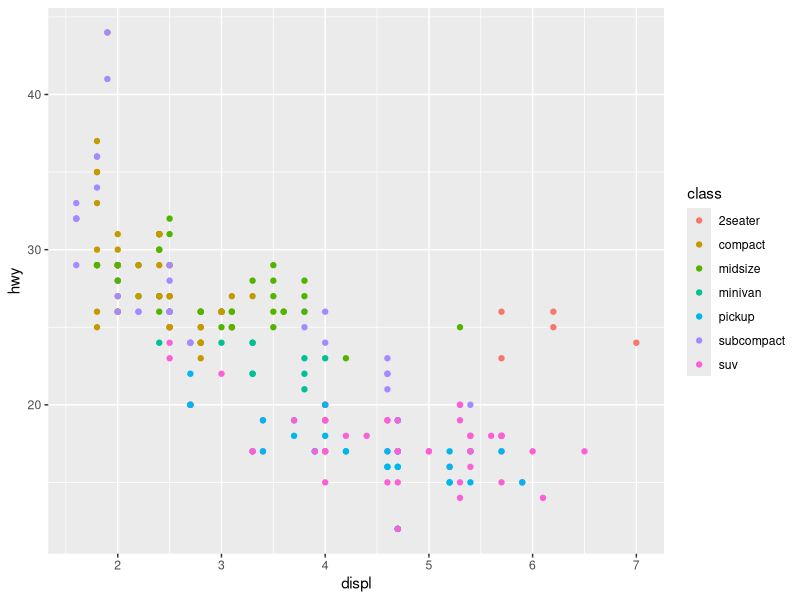
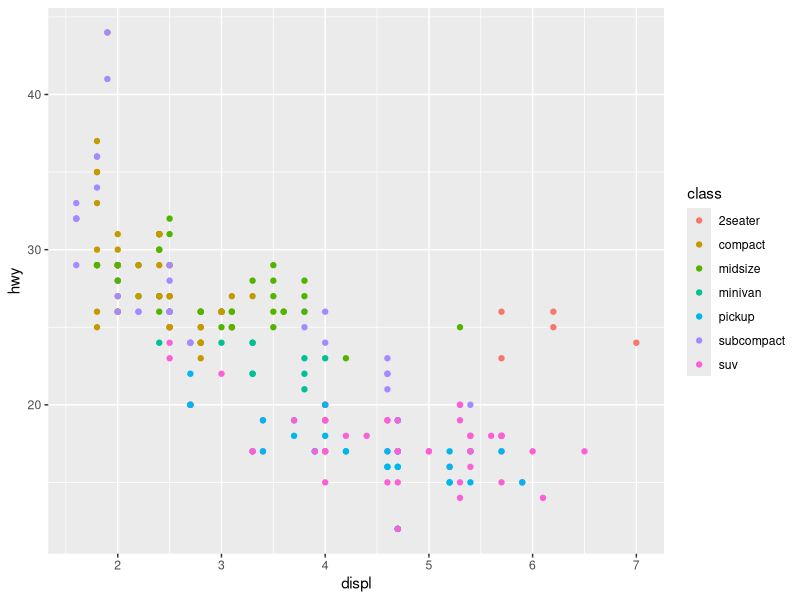
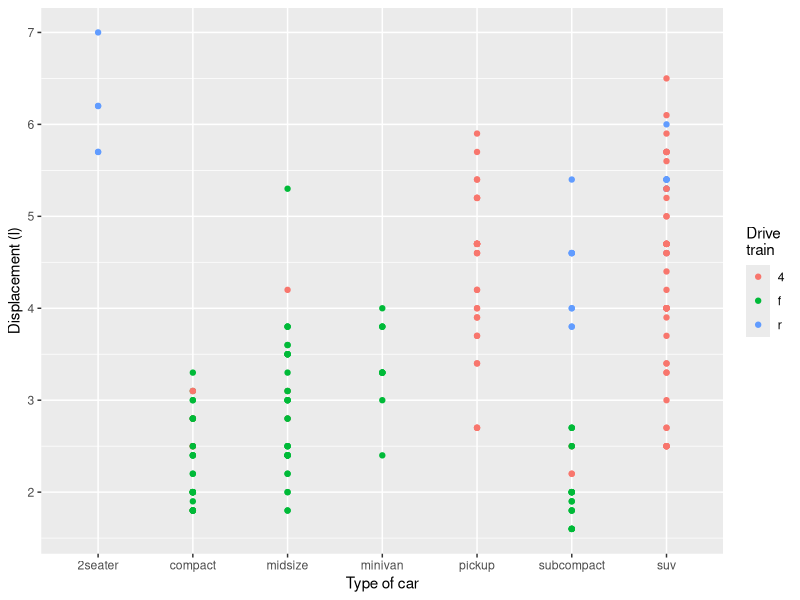
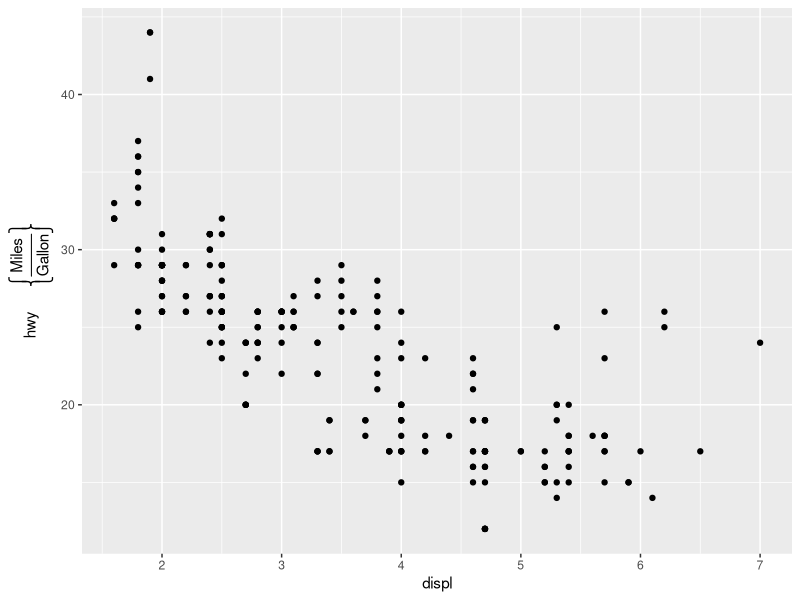
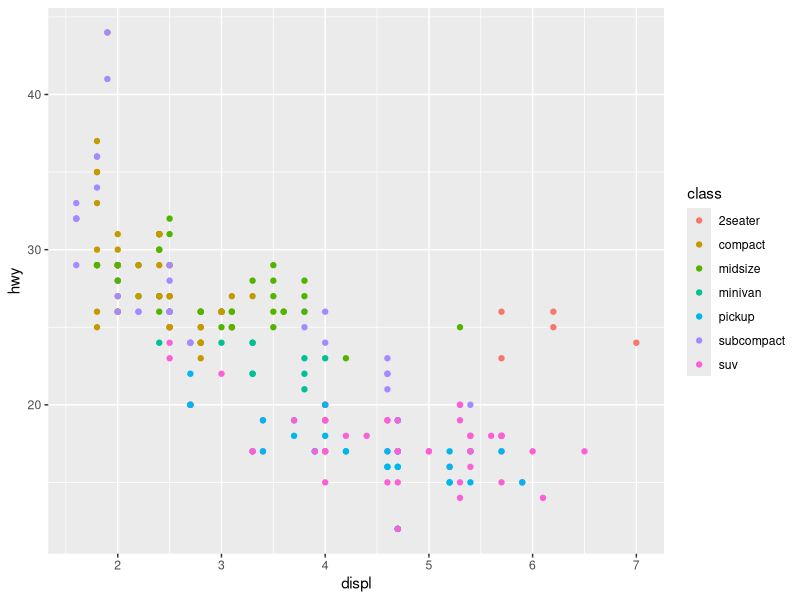
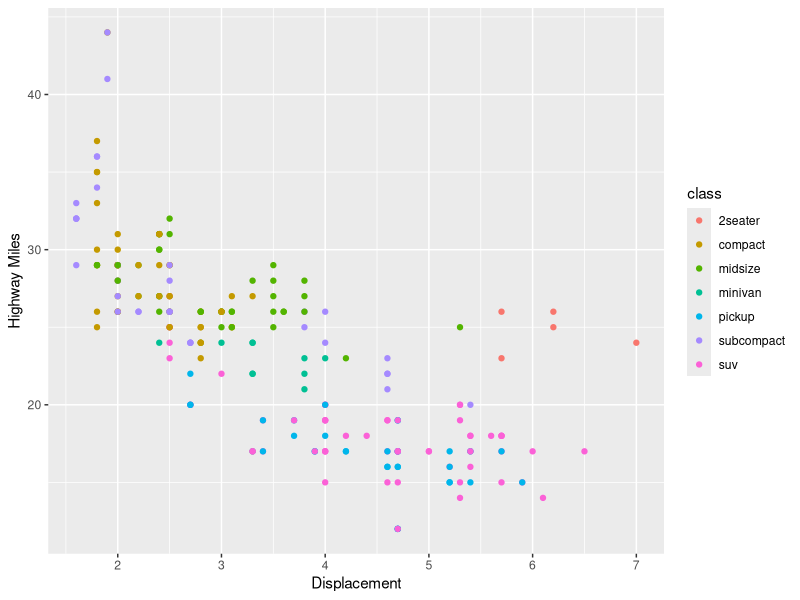
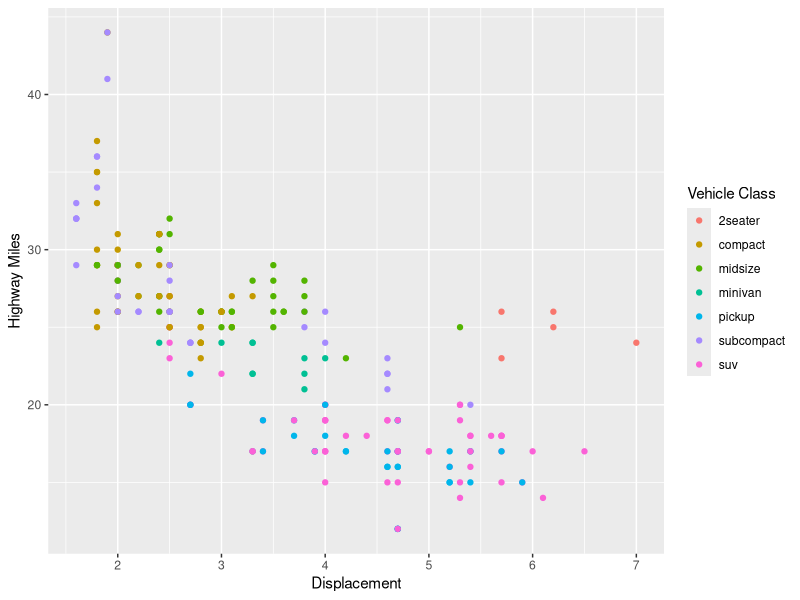
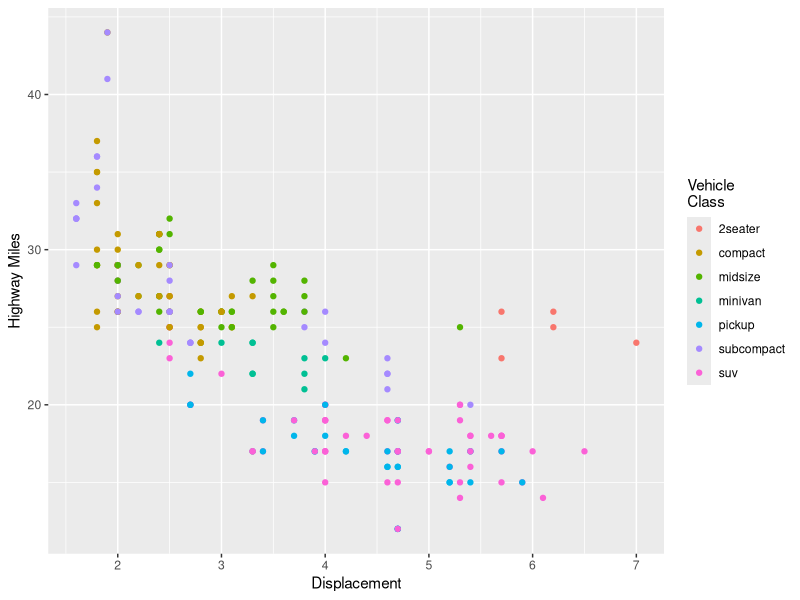

R code for these plots, in order:
## ---- chunk 1
knitr::opts_chunk$set(echo = TRUE)
library(ggplot2)
## ---- chunk 2
ggplot(mpg, aes(displ, hwy)) + 
  geom_point(aes(color = class))

## ---- chunk 3
ggplot(mpg, aes(x = displ, y = hwy)) +
  geom_point(aes(color = class)) +
  scale_x_continuous() +
  scale_y_continuous() +
  scale_color_discrete()
## ---- chunk 4
ggplot(mpg, aes(y = displ, x = class)) +
  scale_y_continuous("Displacement (l)") +
  scale_x_discrete("Car type") +
  scale_x_discrete("Type of car") +
  scale_color_discrete() +
  geom_point(aes(colour = drv)) +
  scale_color_discrete("Drive\ntrain")
## ---- chunk 5
ggplot(mpg, aes(displ, hwy)) +
  geom_point() +
  scale_y_continuous(quote(hwy~~phantom(1)~~bgroup("{",frac(Miles,Gallon),"}")))
## ---- chunk 6
ggplot(mpg,aes(displ,hwy, color = class)) +
  geom_point()
## ---- chunk 7
ggplot(mpg,aes(displ,hwy, color = class)) +
  geom_point() +
  scale_x_continuous("Displacement") +
  scale_y_continuous("Highway Miles")
## ---- chunk 8
ggplot(mpg,aes(displ,hwy, color = class)) +
  geom_point() +
  scale_x_continuous("Displacement") +
  scale_y_continuous("Highway Miles") +
  scale_color_discrete("Vehicle Class")
## ---- chunk 9
ggplot(mpg,aes(displ,hwy, color = class)) +
  geom_point() +
  scale_x_continuous("Displacement") +
  scale_y_continuous("Highway Miles") +
  scale_color_discrete("Vehicle\nClass")
## ---- chunk 10
ggplot(mpg,aes(displ,hwy, color = class)) +
  geom_point() +
  xlab("Displacement") +
  ylab("Highway Miles") +
  scale_color_discrete("Vehicle\nClass")
## ---- chunk 11
ggplot(mpg,aes(displ,hwy, color = class)) +
  geom_point() +
  labs(x = "Displacement", y = "Highway Miles", color = "Vehicle\nClass")
## ---- chunk 12
ggplot(mpg, aes(displ, hwy, color = class)) +
  geom_point() +
  scale_x_continuous(breaks = c(1.5, 2.5, 3.5, 4.5, 5.5, 6.5))
## ---- chunk 13
ggplot(mpg, aes(displ, hwy, color = class)) +
  geom_point() +
  scale_x_continuous(breaks = c(1.5, 2.5, 3.5, 4.5, 5.5, 6.5),
                     labels = c("1.5 lit.", "B", "C", "D", "E", "F"))
## ---- chunk 14
ggplot(mpg,aes(displ,hwy, color = class)) +
  geom_point() +
  scale_color_discrete(labels = c("1", "2", "3", "4", "5", "6", "7")) +
  scale_x_continuous(limits = c(0, 7),
                     breaks = c(0:7))
## ---- chunk 15
ggplot(mpg,aes(displ,hwy, color = class)) +
  geom_point() +
  scale_x_continuous(NULL, breaks = NULL, labels = NULL) +
  scale_y_continuous(NULL, breaks = NULL, labels = NULL) +
  scale_color_discrete(NULL, labels = NULL)
## ---- chunk 16

set.seed(123456)
d1 <- diamonds[sample(nrow(diamonds), 100),]

ggplot(d1, aes(clarity, price)) +
  geom_point(alpha = 1/2)
## ---- chunk 17
ggplot(d1, aes(clarity,price)) +
  geom_point(alpha = 1/2) +
  scale_y_continuous(labels = scales::comma_format())
## ---- chunk 18
ggplot(d1, aes(clarity, price)) +
  geom_point(alpha = 1/2) +
  scale_y_continuous(labels = scales::dollar_format(prefix = "$"))
## ---- chunk 19
mydata <- data.frame(p = 1:3, q = 1:3, r = c("a","b","c"))

ggplot(mydata, aes(p, q)) +
  geom_point(size = 4) +
  geom_point(aes(color = r), size = 2)
## ---- chunk 20
ggplot(mydata, aes(p, q)) +
  geom_point(size = 4, show.legend = TRUE) + 
  geom_point(aes(color = r), size = 2)

## ---- chunk 21
ggplot(mydata, aes(p,q)) +
  geom_point(aes(fill = r),
             color = "black",
             shape = 21,
             size = 2) + 
  theme_minimal()
## ---- chunk 22
ggplot(mydata, aes(p,q)) +
  geom_point(aes(color = r), size = 4) +
  ggtitle("Legends at the top") +
  theme(legend.position = "top") 
## ---- chunk 23
ggplot(mydata, aes(p,q)) +
  geom_point(aes(color = r), size = 4) +
  ggtitle("Legends at the bottom") +
  theme(legend.position = "bottom")
## ---- chunk 24
ggplot(mydata, aes(p,q)) +
  geom_point(aes(color = r), size = 4) +
  ggtitle("Legends on left") +
  theme(legend.position = "left")
## ---- chunk 25
ggplot(mydata, aes(p,q)) +
  geom_point(aes(color = r), size = 4) +
  ggtitle("No legends") +
  theme(legend.position = "none")
## ---- chunk 26
ggplot(mydata, aes(p,q)) +
  geom_point(aes(color = r), size = 4) +
  theme(legend.position = c(1, 0.5))
## ---- chunk 27
ggplot(mydata, aes(p,q)) +
  geom_point(aes(color = r), size = 4) +
  theme(legend.position = c(0.9, 0.5), 
        legend.margin = margin(t = 0,
                               r = 0,
                               b = 0,
                               l = 0,
                               "mm"),
        legend.background = element_blank()) +
  scale_color_discrete(NULL, labels = NULL)
## ---- chunk 28
ggplot(mydata, aes(p, q)) +
  geom_point(aes(color = r), size = 4) +
  theme(legend.direction = "horizontal")

## ---- chunk 29
ggplot(d1, aes(carat, price)) +
  geom_point(aes(color = clarity)) +
  guides(color = guide_legend(ncol = 3))
## ---- chunk 30
ggplot(d1, aes(carat, price)) +
  geom_point(aes(color = clarity)) +
  guides(color = guide_legend(ncol = 3, byrow = TRUE))
## ---- chunk 31
ggplot(d1, aes(carat, price)) +
  geom_point(aes(color = clarity)) +
  guides(color = guide_legend(ncol = 3, byrow = TRUE, reverse = TRUE))
## ---- chunk 32
ggplot(d1, aes(carat, price)) +
  geom_point(aes(color = clarity), alpha = 0.4)
## ---- chunk 33
ggplot(d1, aes(carat, price)) +
  geom_point(aes(color = clarity), alpha = 0.4) +
  guides(color = guide_legend(override.aes = list(alpha = 1)))
## ---- chunk 34
mydata2 <- data.frame(a = 1:3, b = 1:3, c = 1:3)
ggplot(mydata2, aes(a,b)) +
  geom_point(aes(color = c))

## ---- chunk 35
ggplot(mydata2, aes(a,b)) +
  geom_point(aes(color = c)) +
  guides(color = guide_colorbar(reverse = T))
## ---- chunk 36
ggplot(mydata2, aes(a,b)) +
  geom_point(aes(color = c)) +
  guides(color = guide_legend())
